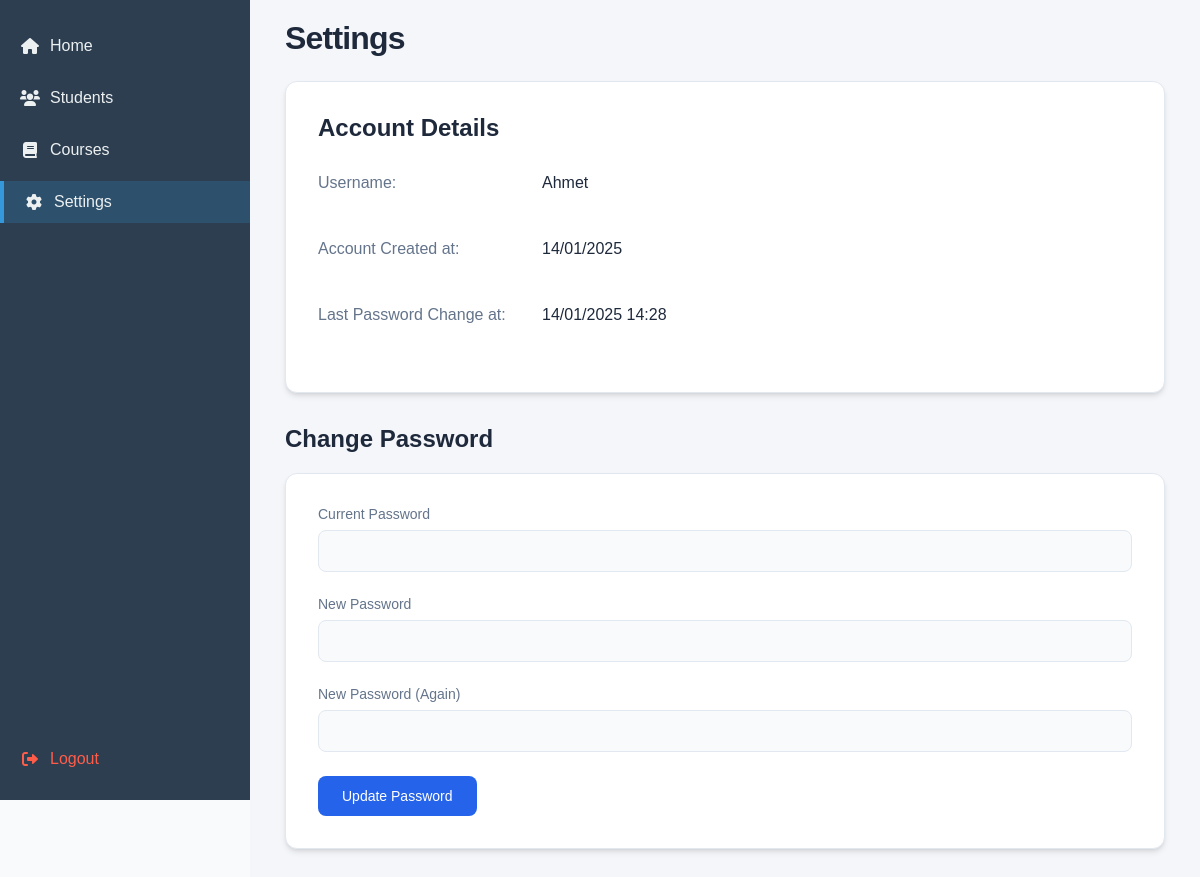
/php/dashboard.settings.php (signed in), run on the app's committed database.
### tables this page shows
CREATE TABLE IF NOT EXISTS `users` (
  `id` int UNSIGNED NOT NULL AUTO_INCREMENT,
  `username` varchar(100) NOT NULL,
  `password` varchar(100) NOT NULL,
  `created_date` timestamp NULL DEFAULT CURRENT_TIMESTAMP,
  `last_password_change` timestamp NULL DEFAULT CURRENT_TIMESTAMP ON UPDATE CURRENT_TIMESTAMP,
  PRIMARY KEY (`id`)
);

### php/dashboard.settings.php (the view, shortened to what this page needs)
<?php
    include_once("./database/connection.php");
    $stmt = $pdo->prepare("SELECT username, created_date, last_password_change, password FROM users WHERE id = ?");
    $stmt->execute([$_SESSION['admin_id']]);
    $user = $stmt->fetch(PDO::FETCH_ASSOC);
?>
<!DOCTYPE html>
<html lang="en">
<head>
    <link rel="stylesheet" href="https://cdnjs.cloudflare.com/ajax/libs/font-awesome/6.0.0/css/all.min.css">
    <link rel="stylesheet" href="../style/dashboard.settings.css">
</head>
<body>
    <?php include("../compoents/sidebar.php")?>
    <div class="main-wrapper" id="mainWrapper">
        <div class="container">
            <h1>Settings</h1>
            <div class="settings-card">
                <h2 id="acc-details-h2">Account Details</h2>
                <div class="profile-info">
                    <div class="label">Username:</div>
                    <div class="db-label"><?php echo htmlspecialchars($user['username']); ?></div>
                    <div class="label">Account Created at:</div>
                    <div class="db-label"><?php echo date('d/m/Y', strtotime($user['created_date'])); ?></div>
                    <div class="label">Last Password Change at:</div>
                    <div class="db-label"><?php echo date('d/m/Y H:i', strtotime($user['last_password_change'])); ?></div>
                </div>
            </div>
            <h2 id="change-pass-h2">Change Password</h2>
            <div class="settings-card">
                <form method="POST" action="">
                    <div class="form-group">
                        <label for="current_password">Current Password</label>
                        <input type="password" id="current_password" name="current_password" required>
                    </div>
                    <div class="form-group">
                        <label for="new_password">New Password</label>
                        <input type="password" id="new_password" name="new_password" required>
                    </div>
                    <div class="form-group">
                        <label for="confirm_password">New Password (Again)</label>
                        <input type="password" id="confirm_password" name="confirm_password" required>
                    </div>
                    <button type="submit" name="update_password" class="btn">Update Password</button>
                </form>
            </div>
        </div>
    </div>
</body>
</html>

### style/dashboard.settings.css (style rules this page uses)
* { margin: 0; padding: 0; box-sizing: border-box; font-family: 'Arial', sans-serif; }
:root { --primary-color: #2563eb; --secondary-color: #f8fafc; --text-color: #1e293b; --success-color: #22c55e; --danger-color: #ef4444; --border-color: #e2e8f0; --hover-color: #1d4ed8; --input-bg: #f8fafc; --card-shadow: 0 4px 6px -1px rgb(0 0 0 / 0.1), 0 2px 4px -2px rgb(0 0 0 / 0.1); }
body { margin: 0; padding: 0; background-color: #f8fafc; color: var(--text-color); }
h1 { font-size: 2rem; font-weight: 700; margin-bottom: 1.5rem; color: var(--text-color); letter-spacing: -0.025em; }
#change-pass-h2, #acc-details-h2 { font-size: 1.5rem; font-weight: 600; margin-bottom: 1.25rem; color: var(--text-color); }
.container { max-width: 1200px; margin: 0 auto; padding: 2rem; }
.settings-card { background: white; border-radius: 12px; box-shadow: var(--card-shadow); padding: 2rem; margin-bottom: 2rem; border: 1px solid var(--border-color); }
.profile-info { display: grid; grid-template-columns: 200px 1fr; gap: 1.5rem; margin-bottom: 1.5rem; }
.label { font-weight: 500; color: #64748b; padding: 0.75rem 0; }
.db-label { padding: 0.75rem 0; color: var(--text-color); }
.form-group { margin-bottom: 1.5rem; }
.form-group label { display: block; margin-bottom: 0.5rem; color: #64748b; font-weight: 500; font-size: 0.875rem; }
.form-group input { width: 100%; padding: 0.75rem 1rem; border: 1px solid var(--border-color); border-radius: 8px; background-color: var(--input-bg); transition: border-color 0.15s ease; font-size: 0.875rem; }
.btn { background: var(--primary-color); color: white; padding: 0.75rem 1.5rem; border: none; border-radius: 8px; cursor: pointer; font-weight: 500; font-size: 0.875rem; transition: all 0.15s ease; }

### style/sidebar.css (style rules this page uses)
:root { --sidebar-width: 250px; --primary-color1: #3498db; --secondary-color1: #2c3e50; --text-light: #ecf0f1; --hover-bg: rgba(52, 152, 219, 0.1); --active-bg: rgba(52, 152, 219, 0.2); --mobile-nav-height: 60px; }
.main-wrapper { margin-left: var(--sidebar-width); padding: 20px; min-height: 100vh; width: calc(100% - var(--sidebar-width)); background-color: #f5f6fa; position: relative; transition: all 0.3s ease; }
.container { max-width: 1200px; margin: 0 auto; padding: 0 15px; }

### data on the page
users: username "Ahmet", created_date "14/01/2025", last_password_change "14/01/2025 14:28"
